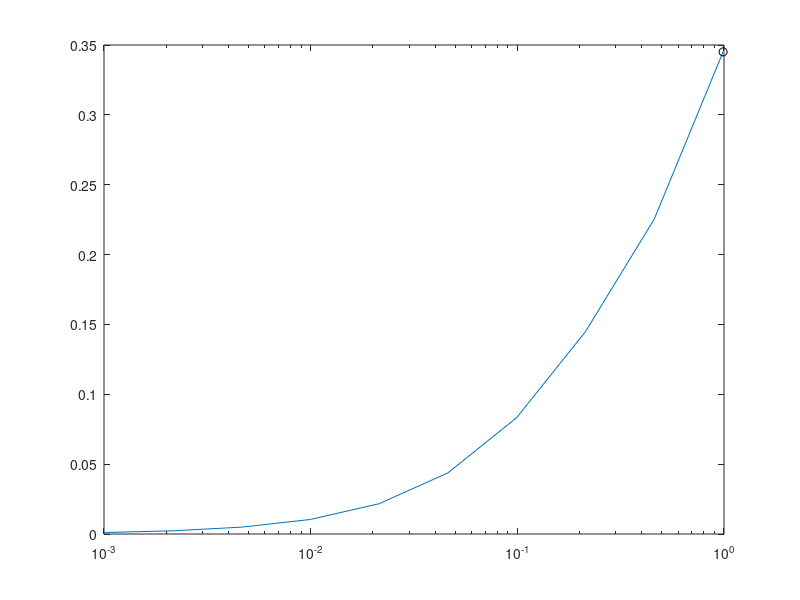

Reproduce this figure in MATLAB. (Note: this script raises an error after producing the figure.)
%% degraded protein flux as function of beta
clear;clc;
%% effect of pf on flux of degraded protein for fixed beta
pvals = logspace(-3,log10(0.99),1e1);

kdmax = 1e0;
KM = 1e0;
xint = linspace(0,1,5000); dx = xint(2)-xint(1);

% domain length in microns
L = 100;
% scaled domain length
Lhat = 1;
% time unit
tau = L/0.75;
% phago velocity
vp = 1;	% 0.75 um/s
% lyso velocity
vy = 2.67;	% 2um/s
% phago radius
rp = 0.4/L; % 400nm
% lyso radius
ry = 0.1/L; % 100nm
% encounter time
T = 2*(rp+ry)/(vp+vy);
% fusion rates
kfvals = -log(1-pvals)/T;
% production rate multiplier
prodmult = 1e0;
% encounter length
ell = 2*(rp+ry);
% set beta value
% betval = kpp*ell/vp/vy*kfvals;
betval = 0.001;
% lyso production rate
kpy = 100;
% kpy = 100;
% phago production rate
% kpp = 10;
kppvals = betval*vp*vy./ell./kfvals;

% acidification
c0 = 1;
% number of fusion events:
Nfunc_th = @(beta,kpp,x) kpy./kpp.*(exp(-beta.*x) - exp(-beta.*Lhat));
% acidification with increasing volume
afunc_th = @(beta,kpp,x) c0*Nfunc_th(beta,kpp,x)./(Nfunc_th(beta,kpp,x) + rp^3/ry^3);

degflux = zeros(size(pvals));
for pc = 1:length(pvals)
	A = afunc_th(betval,kppvals(pc),xint);
	P = kdmax*A./(A+KM)/vp;
	H = (cumsum(P) - 0.5*P(1)-0.5*P)*dx;
	% this is int_0^x - int_0^1 = - int_x^1
	Hx1 = H - H(end);
	G = 1 - exp(Hx1);
	
	degflux(pc) = G(1)*vp;
end

[~,idx] = max(degflux);

semilogx(pvals,degflux)
hold on
plot(pvals(idx),degflux(idx),'ko')
hold off
plot_cleanup
xlabel('fusion probability $p_f$')
ylabel('flux of degraded protein at soma')
ylim([0,1.1*degflux(idx)])
title(sprintf('$\\beta = %0.3g$',betval))
% text(0.1,0.9,sprintf('$p_\\mathrm{max} = %0.2f$',pvals(idx)),'Units','normalized',...
% 																															'FontSize',20,'Interpreter','latex')
text(pvals(idx)/2,1.05*degflux(idx),sprintf('$p_\\mathrm{max} = %0.4g$',pvals(idx)),'Units','data',...
	'FontSize',20,'Interpreter','latex')
%% sims for beta vs pvals
nvals = 1e2;
pvals = logspace(-1,0,nvals+1);

kdmax = 1e0;
KM = 1e-1;
xint = linspace(0,1,5000); dx = xint(2)-xint(1);

% beta
betvals = logspace(-3,0,nvals);

degflux = zeros(length(pvals),nvals);

% domain length in microns
L = 100;
% scaled domain length
Lhat = 1;
% time unit
tau = L/0.75;
% phago velocity
vp = 1;	% 0.75 um/s
% lyso velocity
vy = 2.67;	% 2um/s
% phago radius
rp = 0.4/L; % 400nm
% lyso radius
ry = 0.1/L; % 100nm
% encounter time
T = 2*(rp+ry)/(vp+vy);
% fusion rates
kfvals = -log(1-pvals)/T;
% encounter length
ell = 2*(rp+ry);
% acidification
c0 = 1;
% lyso production rate
kpy = 1;
% number of fusion events:
Nfunc_th = @(beta,kpp,x) kpy./kpp.*(exp(-beta*x) - exp(-beta*Lhat));
% acidification with increasing volume
afunc_th = @(beta,kpp,x) c0*Nfunc_th(beta,kpp,x)./(Nfunc_th(beta,kpp,x) + rp^3/ry^3);

for mc = 1:nvals
	
	disp(mc)
	
	% phago production rate
	kppvals = betvals(mc)*vp*vy./ell./kfvals;
	
	curbeta = betvals(mc);
	
	parfor pc = 1:length(pvals)

		A = afunc_th(curbeta,kppvals(pc),xint);
		P = kdmax*A./(A+KM)/vp;
		H = (cumsum(P) - 0.5*P(1)-0.5*P)*dx;
		% this is int_0^x - int_0^1 = - int_x^1
		Hx1 = H - H(end);
		G = 1 - exp(Hx1);
		
		degflux(pc,mc) = G(1)*vp;
	end

end
%% get surface plot for beta
pcolor(pvals,betvals,degflux')
shading flat
colormap jet;
cb = colorbar;
cb.TickLabelInterpreter = 'latex';
cb.Label.Interpreter = 'latex';
cb.Label.String = 'degraded protein flux $J_d$';
cb.Label.Rotation = 270;
cb.Label.Units = 'normalized';
cb.Label.Position = [6,0.5,0];
set(gca,'XScale','log','YScale','log')
plot_cleanup
xlabel('fusion probability')
ylabel('$\beta\equiv k_{p,p}\ell k_f/v_pv_y$')
title(sprintf('$k_\\mathrm{max} = %0.4g,~K_M = %0.4g$\n$k_{p,y} = %0.4g$',kdmax,KM,kpy))
